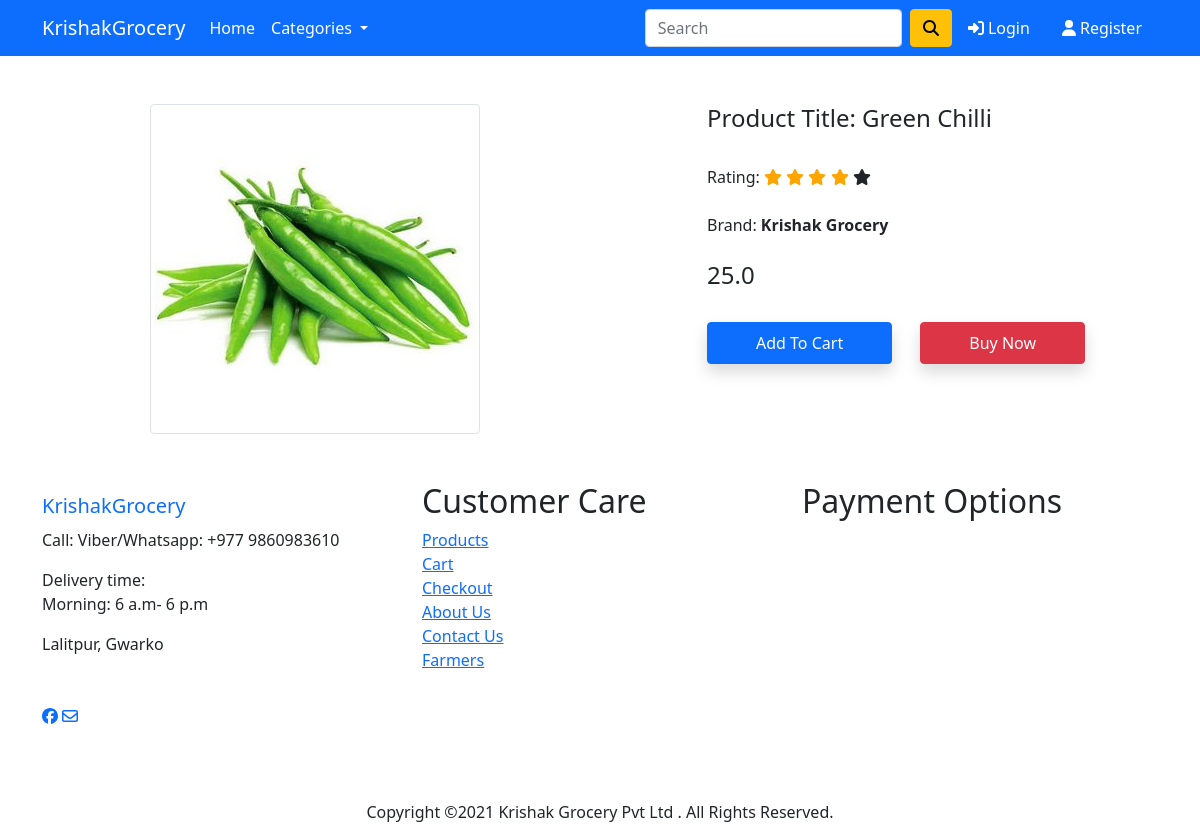
Page /product-detail/3 on the committed database.
### app/models.py (models this page shows, shortened)
class Product(models.Model):
    title = models.CharField(max_length=100)
    selling_price = models.FloatField()
    category = models.CharField(choices=CATEGORY_CHOICES, max_length=2)
    product_image = models.ImageField(upload_to='productimg')

### app/views.py (the view)
# urls.py: path('product-detail/<int:pk>', views.ProductDetailView.as_view(), name='product-detail'),
class ProductDetailView(View):
    def get(self, request, pk):
        product = Product.objects.get(pk=pk)
        totalitem = 0
        item_already_in_cart = False
        if request.user.is_authenticated:
            item_already_in_cart = Cart.objects.filter(Q(product=product.id) & Q(user=request.user)).exists()
            totalitem = len(Cart.objects.filter(user=request.user))
        return render(request, 'app/productdetail.html', {'product':product, 'item_already_in_cart': item_already_in_cart, 'totalitem':totalitem})

### app/templates/app/productdetail.html (shortened to what this page needs)
{% extends 'app/base.html' %}
{% load static %}
{% block main-content %}
<div class="container my-5">
 <div class="row">
  <div class="col-sm-6 text-center align-self-center">
   <img src="{{ product.product_image.url }}" alt="" class="img-fluid img-thumbnail">
  </div>
  <div class="col-sm-5 offset-sm-1">
   <h4>Product Title: {{product.title}}</h4>
   <br/>
   <span class="heading">Rating:</span>
    <span class="fa fa-star checked"></span>
    <span class="fa fa-star checked"></span>
    <span class="fa fa-star checked"></span>
    <span class="fa fa-star checked"></span>
    <span class="fa fa-star"></span>
    <br/>
    <br/>
    <span class="heading">Brand:<b> Krishak Grocery</b></span>
    <br/>
    <br/>
   <h4> {{product.selling_price}} </h4> <br>
    {% if not request.user.is_authenticated %}
        <form action="/add-to-cart" class="d-inline">
            <button type="submit" class="btn btn-primary shadow px-5 py-2">Add To Cart</button>
        </form>
    {% endif %}
   <a href="{% url 'showcart' %}" class="btn btn-danger shadow px-5 py-2 ms-4">Buy Now</a>
  </div>
 </div>
</div>
{% endblock main-content %}

### app/templates/app/productdetail.html (style rules this page uses)
.checked { color: orange; }

### rows in the picture
Product: product_image (picture), title "Green Chilli", selling_price "25.0"
